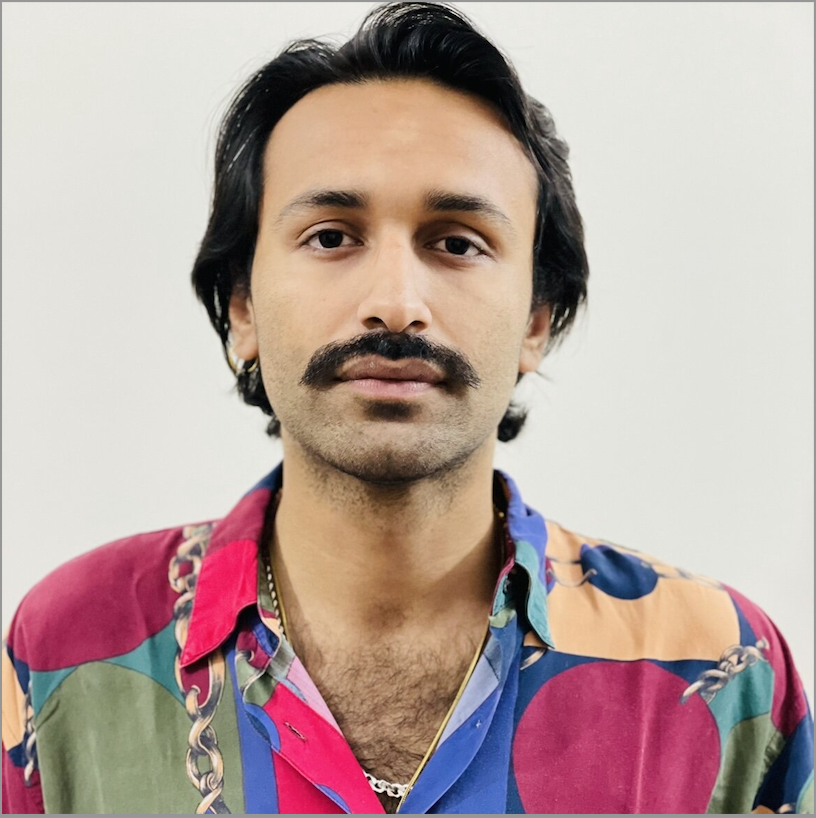
#> input picture Face.png, 816 x 818 px
$ jupyter execute --allow-errors fractals.ipynb
#> lines starting #> are read from the running program, lines starting #| are printed output that depends on the picture; after the words box and inside, x2 and y2 are one past the last pixel; in counts of white or black regions, pixels touching at a corner belong together
[cell 1]
#setup

import numpy as np
import pandas as pd
import skimage as ski
import skimage.filters as skif
from skimage.filters import try_all_threshold
from skimage.filters import threshold_otsu
import PIL as pil
from PIL import Image
import matplotlib.pyplot as plt
import matplotlib.image as mpimg
from skimage import color
from skimage import io
import cv2
from skimage.filters import threshold_local

def show_image(image):
    plt.imshow(image)
    plt.show()

[cell 2]
#import image
img = cv2.imread('Face.png')
#> img is the input picture: shape (818, 816, 3); mean B, G, R 158.1, 162.8, 183.6
show_image(img)

[cell 3]
grayimg = color.rgb2gray(img)
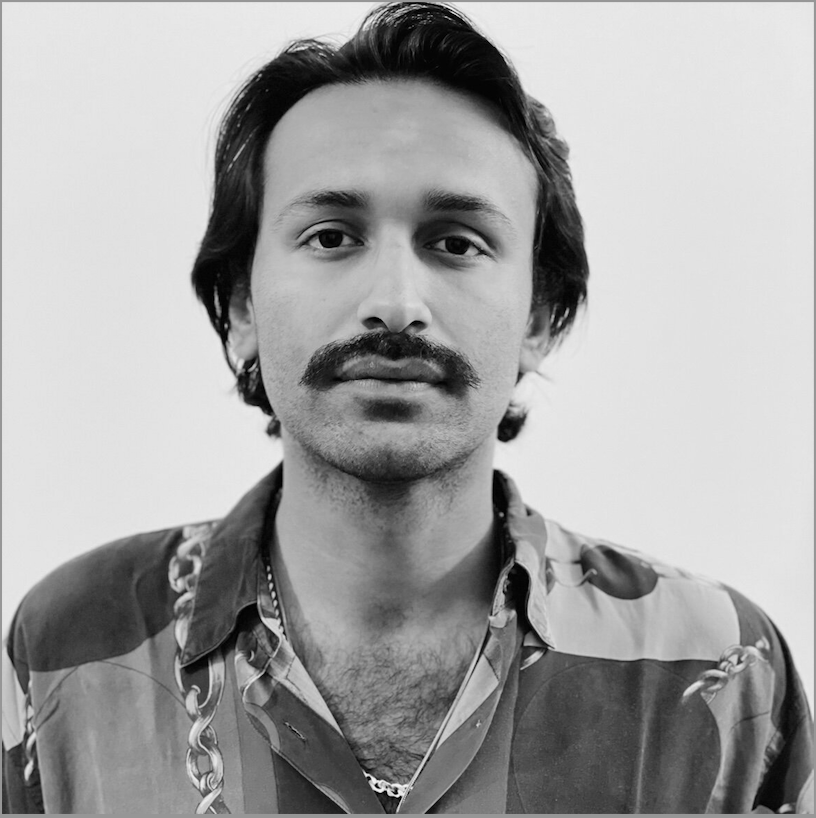
#> grayimg: shape (818, 816) float64; min 0, max 0.973, mean 0.641
show_image(grayimg)

[cell 4]
thresh = threshold_otsu(grayimg)
#> thresh = 0.564

[cell 5]
binary = grayimg > thresh
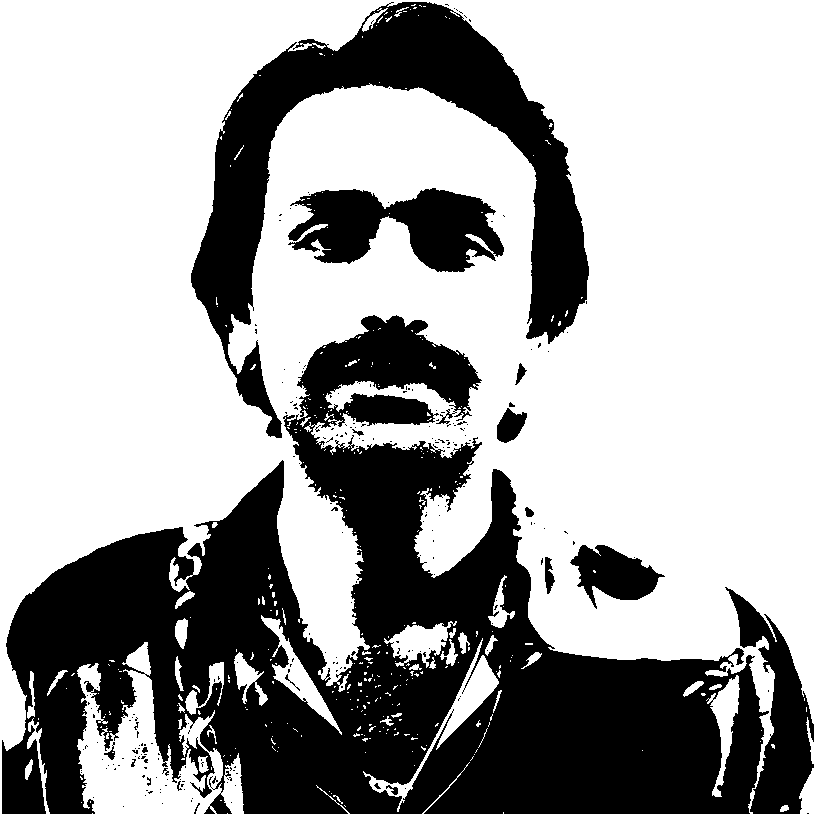
#> binary: shape (818, 816) bool; 65% white; 244 black regions (224 under 20 px), largest, box (x1, y1, x2, y2) and area: (2, 315, 769, 814) 167024, (191, 2, 589, 438) 42515, (288, 188, 504, 272) 11012

[cell 6]
plt.imshow(binary)

[cell 7]
#local

block_size = 35
local_thresh = threshold_local(img, block_size, offset=10)
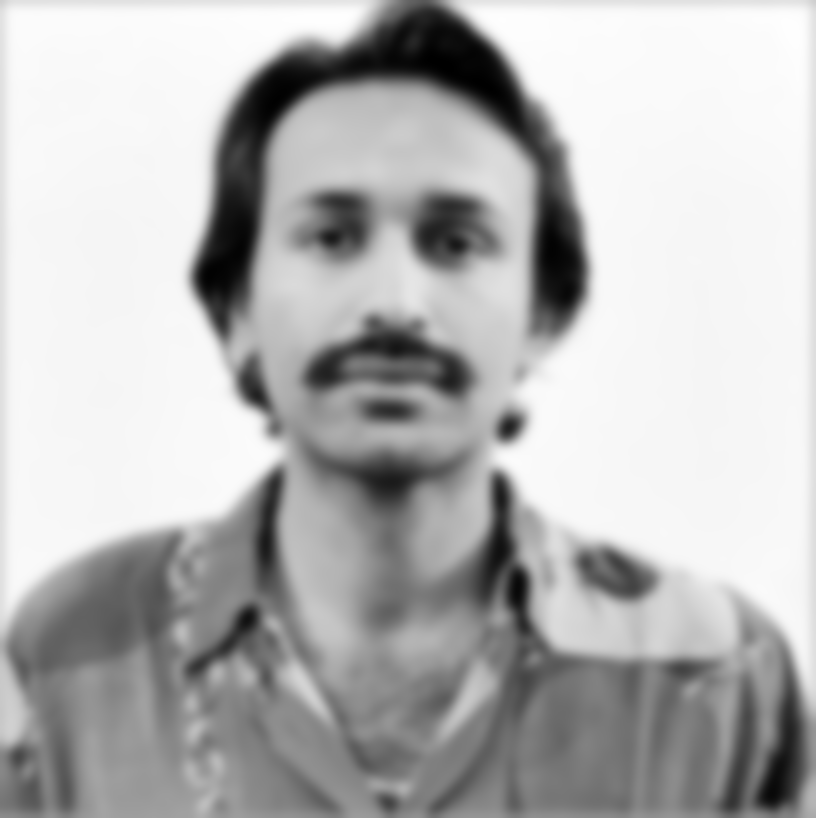
#> local_thresh: shape (818, 816, 3) float64; mean B, G, R 158.2, 158.2, 158.2; drawn with min black and max white
binary_local = img > local_thresh
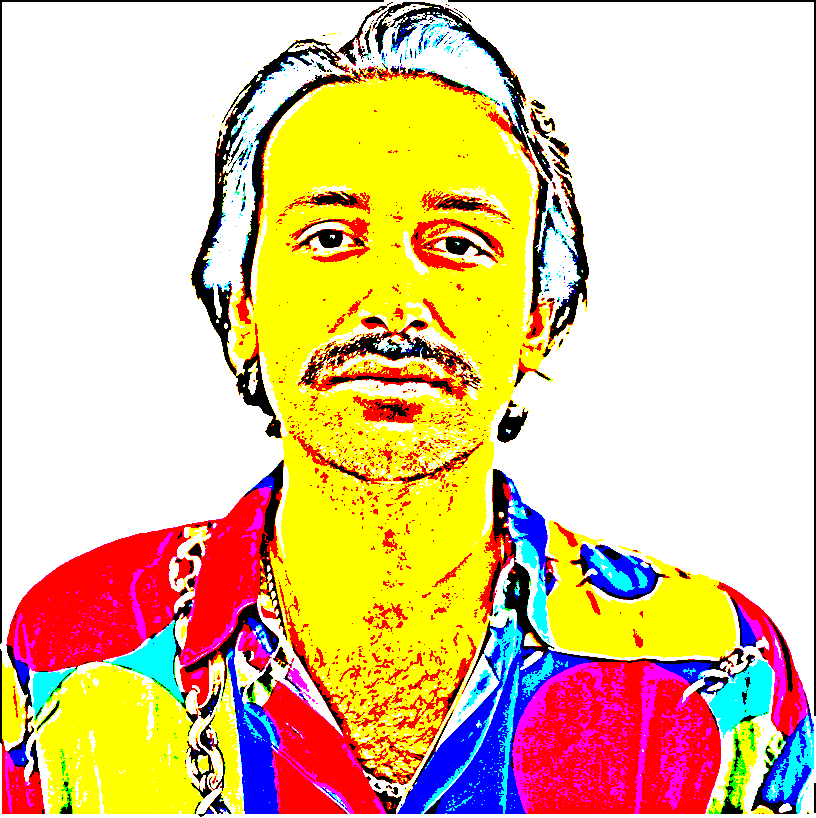
#> binary_local: shape (818, 816, 3) bool; mean B, G, R 0.596, 0.775, 0.888

[cell 8]
#Unsupervised Segmentation (SLIC)

from skimage.segmentation import slic
from skimage. color import label2rgb

[cell 9]
segments = slic(img)
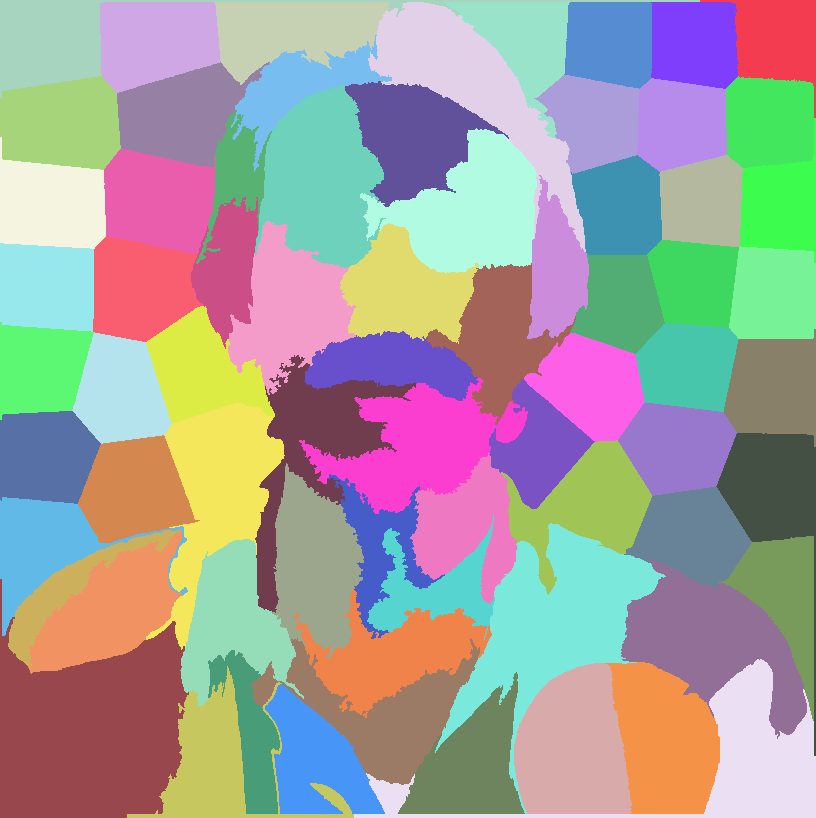
#> segments: shape (818, 816) int64; 71 distinct labels, from 1 to 71; one colour per label, 0 black

segmented_img = label2rgb(segments, img, kind = 'avg')

plt.imshow(segmented_img)

#> (a cell that did not finish here is left out)

[cell 11]
# canny edges
from skimage.feature import canny
import PIL
from PIL import Image

canny_edges = canny(grayimg)
#> canny_edges: shape (818, 816) bool; 6% white in thin lines or dots

plt.imshow(canny_edges)

[cell 12]
#better quality

canny_edges_05 = canny(grayimg, sigma = 1.5)
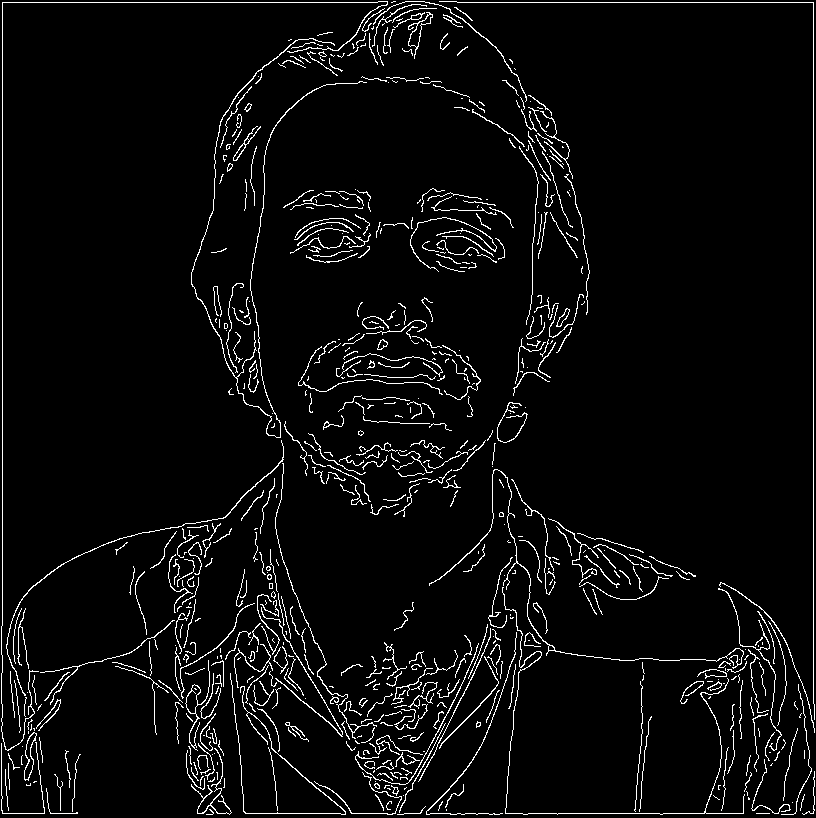
#> canny_edges_05: shape (818, 816) bool; 4.4% white in thin lines or dots

plt.imshow(canny_edges_05)
